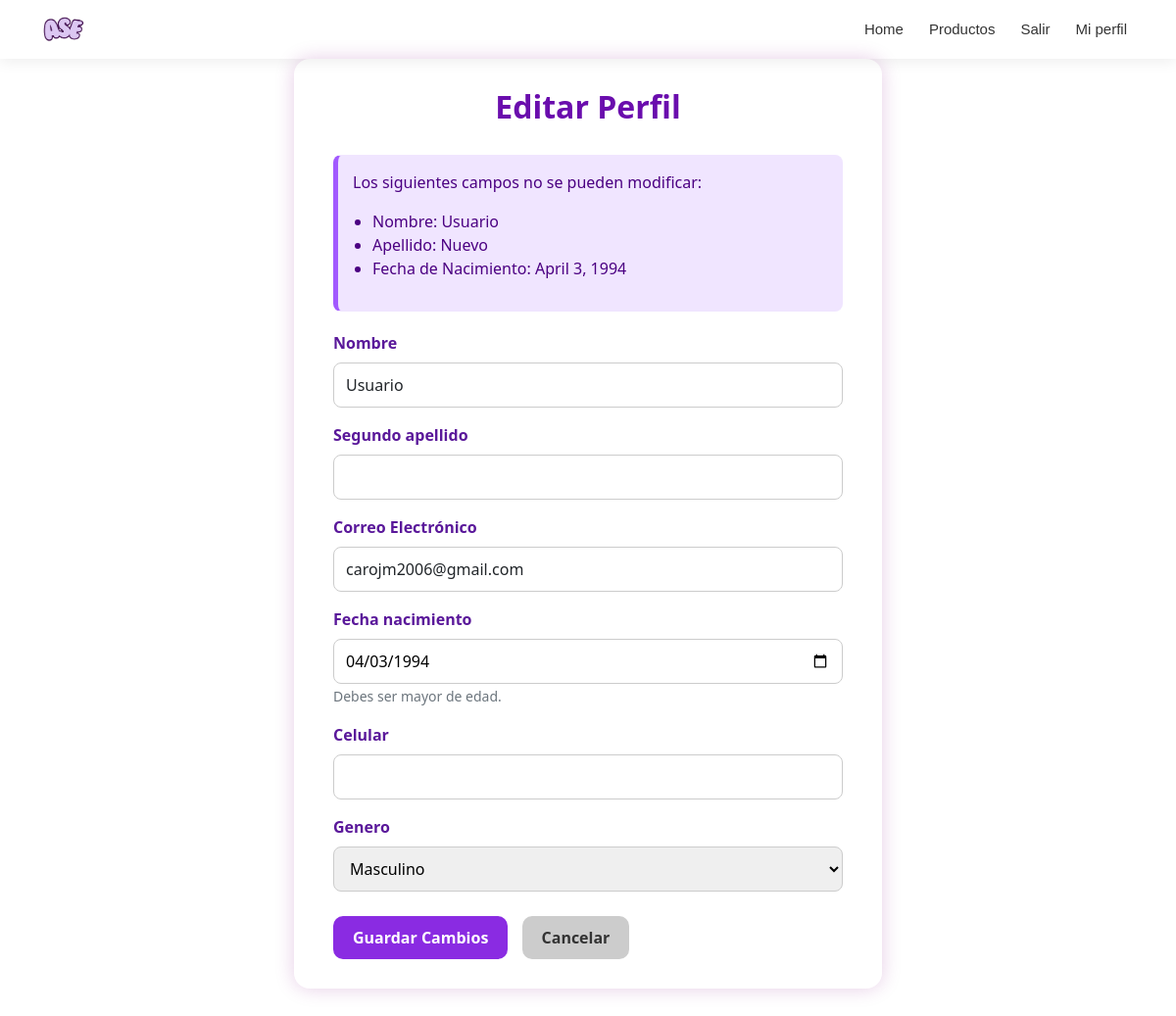
The app's page /perfil/editar/ (signed in) with its own data.
### tasks/models.py (models this page shows, shortened)
class Profile(models.Model):
    GENERO_OPCIONES = [
        ('M', 'Masculino'),
        ('F', 'Femenino'),
        ('O', 'Otro'),
        ('N', 'Prefiero no decirlo'),
    ]
    TIPO_USUARIO_CHOICES = [ # Cambiado a TIPO_USUARIO_CHOICES para evitar conflicto de nombre con la tupla global
        ('cliente', 'Cliente'),
        ('domiciliario', 'Domiciliario'),
        ('tienda', 'Tienda'),
    ]
    user = models.OneToOneField(User, on_delete=models.CASCADE)
    tipo_usuario = models.CharField(max_length=20, choices=TIPO_USUARIO_CHOICES, default='cliente') # Establece un valor predeterminado
    nombre = models.CharField(max_length=200, blank=True, null=True) # Permitir null y blank para creación inicial
    apellido = models.CharField(max_length=200, blank=True, null=True) # Permitir null y blank para creación inicial
    correo = models.EmailField(null=True, blank=True)
    fecha_nacimiento = models.DateField(validators=[validar_mayor_edad], blank=True, null=True)

### tasksCliente/views.py (the view)
# urls.py: path('perfil/editar/', views.perfil_editar, name='perfil_editar'),
@login_required
def perfil_editar(request):
    profile = get_object_or_404(Profile, user=request.user)
    if request.method == 'POST':
        form = ProfileUpdateForm(request.POST, instance=profile)
        if form.is_valid():
            form.save()
            messages.success(request, 'Tu perfil ha sido actualizado correctamente.')
            return redirect('perfil_detalle')
    else:
        form = ProfileUpdateForm(instance=profile)
    return render(request, 'perfil_editar.html', {'form': form})

### tasksCliente/templates/perfil_editar.html (shortened to what this page needs)
{% extends 'base.html' %}
{% load static %}
{% block content %}
<!DOCTYPE html>
<html lang="en">
<head>
    <link rel="stylesheet" href="https://cdnjs.cloudflare.com/ajax/libs/font-awesome/6.3.0/css/all.min.css">
    <link rel="stylesheet" href="{% static 'css/editar_perfil.css' %}">
</head>
<body>
    <div class="editar-container">
        <h2>Editar Perfil</h2>
        <form method="post">
            <div class="alert editar-alert-info">
                <p>Los siguientes campos no se pueden modificar:</p>
                <ul>
                    <li>Nombre: {{ request.user.profile.nombre }}</li>
                    <li>Apellido: {{ request.user.profile.apellido }}</li>
                    {% if request.user.profile.fecha_nacimiento %}
                    <li>Fecha de Nacimiento: {{ request.user.profile.fecha_nacimiento }}</li>
                    {% endif %}
                </ul>
            </div>
            <div class="form-group editar-form-group">
                {% for field in form %}
                <div class="mb-3">
                    <label for="{{ field.id_for_label }}" class="form-label editar-form-label">{{ field.label }}</label>
                    {{ field }}
                    {% if field.help_text %}
                    <small class="form-text text-muted editar-form-text">{{ field.help_text }}</small>
                    {% endif %}
                </div>
                {% endfor %}
            </div>
            <button type="submit" class="btn btn-primary editar-btn-guardar">Guardar Cambios</button>
            <a href="{% url 'perfil_detalle' %}" class="btn btn-secondary editar-btn-cancelar">Cancelar</a>
        </form>
    </div>
</body>
</html>
{% endblock %}

### static/css/baseEstilos.css (style rules this page uses)
:root { --primary: #441151; --primary-hover: #733982; --secondary: #dbc7f1; --background: #efe8f7; --error: #ff958c; --success: #4caf50; --white: #fff; --light-gray: #eee; --border-color: #ccc; --text-gray: #666; --placeholder-gray: #888; }

### static/css/editar_perfil.css (style rules this page uses)
.editar-container { max-width: 600px; margin: 60px auto; background-color: rgb(255, 255, 255); padding: 30px 40px; border-radius: 16px; box-shadow: 0 0 20px rgba(128, 0, 128, 0.2); position: relative; z-index: 1000; }
h2 { text-align: center; color: #6a0dad; margin-bottom: 30px; font-weight: 600; }
.editar-alert-info { background-color: #f0e5ff; border-left: 5px solid #a259ff; padding: 15px; margin-bottom: 20px; border-radius: 8px; color: #4b0082; }
ul { padding-left: 20px; }
.editar-form-group { margin-bottom: 25px; }
label { font-weight: 600; color: #5a189a; margin-bottom: 5px; display: block; }
input[type="text"], input[type="email"], input[type="date"], select, textarea { width: 100%; padding: 10px 12px; border: 1px solid #ccc; border-radius: 8px; box-sizing: border-box; transition: border-color 0.3s ease; }
.btn { padding: 10px 20px; border: none; border-radius: 10px; font-weight: bold; transition: background-color 0.3s ease, transform 0.2s; margin-right: 10px; }
.editar-btn-guardar { background-color: #8a2be2; color: white; }
.editar-btn-cancelar { background-color: #ccc; color: #333; }

### records on screen
Profile: form "Usuario" "carojm2006@gmail.com" "04/03/1994"

### other values on screen
{{ request.user.profile.nombre }} "Usuario"
{{ request.user.profile.apellido }} "Nuevo"
{{ request.user.profile.fecha_nacimiento }} "April 3, 1994"
{{ field.label }} "Nombre" "Segundo apellido" "Correo Electrónico" "Fecha nacimiento" "Celular" "Genero"
{{ field.help_text }} "Debes ser mayor de edad."
